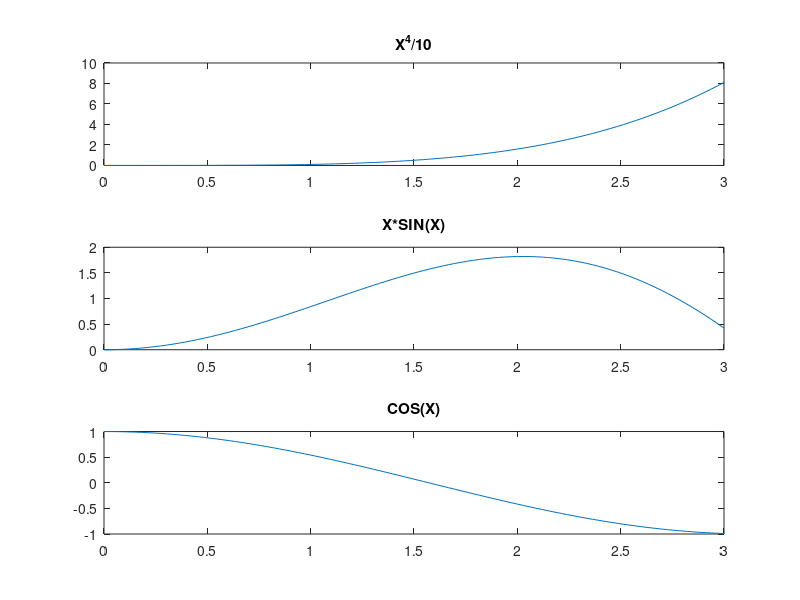

Write MATLAB code to recreate this figure.
%Lab 1. 1)
A = [1 0 -2; 2 1 3; 0 1 0];
B = [2 1 1; 1 0 -1; 1 1 0];
fprintf("A-B: %d\n", A-B);
fprintf("A*B: %d\n", A*B);
fprintf("A.*B: %d\n", A.*B);

%Lab 1. 2)
x = linspace(0,3);
f1 = x.^4/10;
f2 = x.*sin(x);
f3 = cos(x);

%All in one
plot(x, f1, '+', x, f2, '*', x, f3, 'ro'), grid on
title('Graph for X from (0, 3)')
legend('X^4/10', 'X*SIN(X)', 'COS(X)')

%Three subplots
ax1 = subplot(3,1,1);
plot(ax1,x,f1)
title(ax1,'X^4/10')

ax2 = subplot(3,1,2);
plot(ax2,x,f2)
title(ax2,'X*SIN(X)')

ax3 = subplot(3,1,3); 
plot(ax3,x,f3)
title(ax3,'COS(X)')